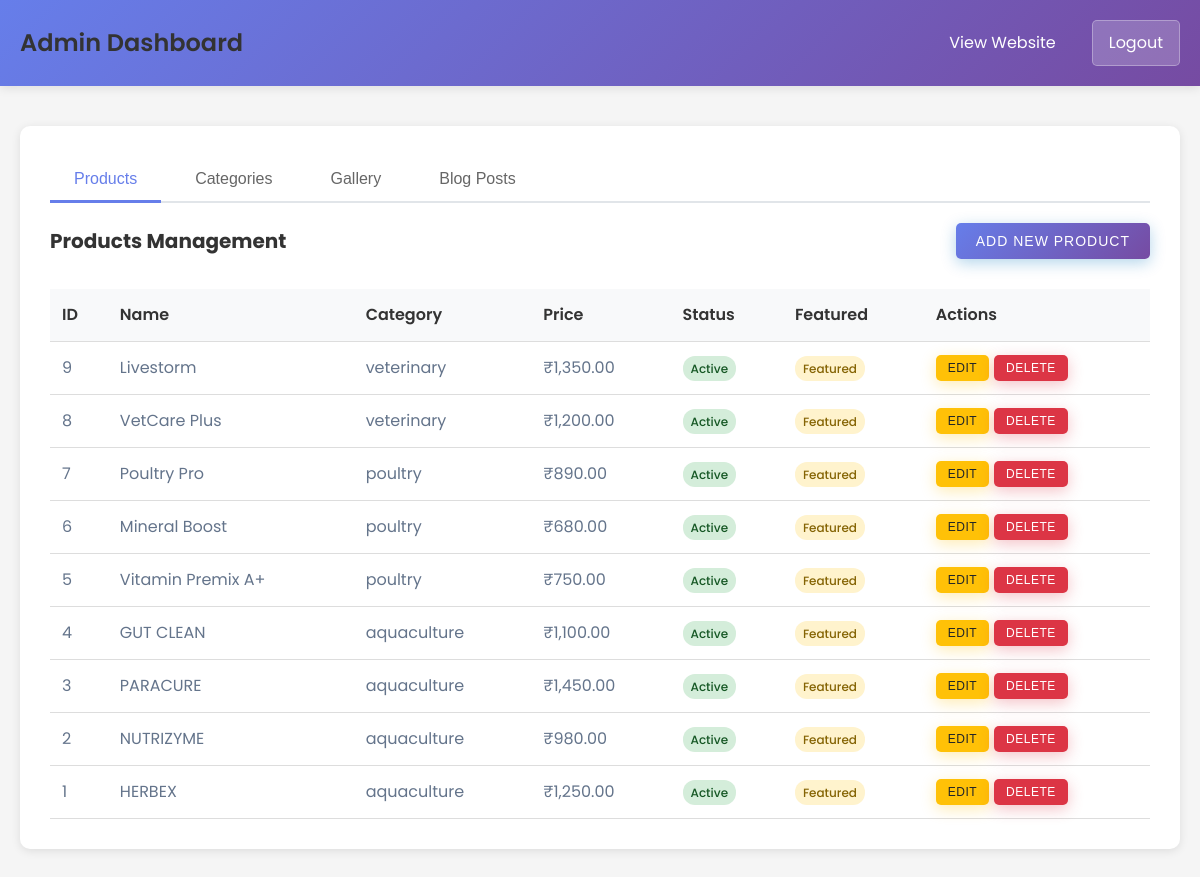
The page /admin_dashboard.php (signed in) on the database its author committed.
### tables this page shows
CREATE TABLE IF NOT EXISTS `products` (
    `id` int(11) NOT NULL AUTO_INCREMENT,
    `name` varchar(255) NOT NULL,
    `description` text DEFAULT NULL,
    `composition` text DEFAULT NULL,
    `benefits` text DEFAULT NULL,
    `dosage` varchar(255) DEFAULT NULL,
    `available_sizes` varchar(255) DEFAULT NULL,
    `category` varchar(100) DEFAULT NULL,
    `price` decimal(10,2) DEFAULT 0.00,
    `image_url` varchar(255) DEFAULT NULL,
    `featured` tinyint(1) DEFAULT 0,
    `status` enum('active','inactive') DEFAULT 'active',
    `created_at` timestamp NOT NULL DEFAULT current_timestamp(),
    `updated_at` timestamp NOT NULL DEFAULT current_timestamp() ON UPDATE current_timestamp(),
    PRIMARY KEY (`id`)
);

### admin_dashboard.php (the view, shortened to what this page needs)
<?php
try {
    $pdo = new PDO("mysql:host=" . DB_HOST . ";dbname=" . DB_NAME, DB_USER, DB_PASS);
    $pdo->setAttribute(PDO::ATTR_ERRMODE, PDO::ERRMODE_EXCEPTION);
} catch (PDOException $e) {
    die("Database connection failed: " . $e->getMessage());
}
$active_tab = 'products';
try {
    $stmt = $pdo->query("SELECT * FROM products ORDER BY id DESC");
    $products = $stmt->fetchAll(PDO::FETCH_ASSOC);
} catch (PDOException $e) {
    die("Error fetching products: " . $e->getMessage());
}
?>
<!DOCTYPE html>
<html lang="en-US">
<head>
    <link rel="stylesheet" href="styles.css">
</head>
<body>
    <div class="admin-dashboard">
        <header class="admin-header">
            <div class="admin-header-content">
                <h1>Admin Dashboard</h1>
                <nav class="admin-nav">
                    <a href="index.php">View Website</a>
                    <a href="admin_logout.php" class="logout-btn">Logout</a>
                </nav>
            </div>
        </header>
        <div class="admin-content">
            <div class="admin-section">
                <div class="tabs">
                    <button class="tab-button <?php echo $active_tab === 'products' ? 'active' : ''; ?>" onclick="switchTab('products')">Products</button>
                    <button class="tab-button <?php echo $active_tab === 'categories' ? 'active' : ''; ?>" onclick="switchTab('categories')">Categories</button>
                    <button class="tab-button <?php echo $active_tab === 'gallery' ? 'active' : ''; ?>" onclick="switchTab('gallery')">Gallery</button>
                    <button class="tab-button <?php echo $active_tab === 'blog' ? 'active' : ''; ?>" onclick="switchTab('blog')">Blog Posts</button>
                </div>
                <div id="products-tab" class="tab-content <?php echo $active_tab === 'products' ? 'active' : ''; ?>">
                    <div class="section-header">
                        <h2>Products Management</h2>
                        <button class="btn btn-primary" onclick="openAddProductModal()">Add New Product</button>
                    </div>
                    <table class="products-table">
                        <thead>
                            <tr>
                                <th>ID</th>
                                <th>Name</th>
                                <th>Category</th>
                                <th>Price</th>
                                <th>Status</th>
                                <th>Featured</th>
                                <th>Actions</th>
                            </tr>
                        </thead>
                        <tbody>
                            <?php foreach ($products as $product): ?>
                                <tr>
                                    <td><?php echo $product['id']; ?></td>
                                    <td><?php echo htmlspecialchars($product['name']); ?></td>
                                    <td><?php echo htmlspecialchars($product['category']); ?></td>
                                    <td>₹<?php echo number_format($product['price'], 2); ?></td>
                                    <td>
                                        <span class="status-badge <?php echo $product['status']; ?>">
                                            <?php echo ucfirst($product['status']); ?>
                                        </span>
                                    </td>
                                    <td>
                                        <?php if ($product['featured']): ?>
                                            <span class="featured-badge">Featured</span>
                                        <?php else: ?>
                                            -
                                        <?php endif; ?>
                                    </td>
                                    <td>
                                        <div class="product-actions">
                                            <button class="btn btn-warning btn-sm" onclick="openEditProductModal(<?php echo $product['id']; ?>)">Edit</button>
                                            <button class="btn btn-danger btn-sm" onclick="confirmDeleteProduct(<?php echo $product['id']; ?>)">Delete</button>
                                        </div>
                                    </td>
                                </tr>
                            <?php endforeach; ?>
                        </tbody>
                    </table>
                </div>
            </div>
        </div>
</body>
</html>

### styles.css (style rules this page uses)
:root { --primary-blue: #1e3a8a; --primary-blue-light: #3b82f6; --primary-blue-dark: #1e40af; --primary-orange: #f97316; --primary-orange-light: #fb923c; --primary-orange-dark: #ea580c; --gradient-blue: linear-gradient(135deg, #3b82f6 0%, #1e3a8a 100%); --gradient-orange: linear-gradient(135deg, #fb923c 0%, #f97316 100%); --gradient-mixed: linear-gradient(135deg, #f97316 0%, #fb923c 50%, #3b82f6 100%); --gradient-glossy: linear-gradient(135deg, rgba(255, 255, 255, 0.3) 0%, rgba(255, 255, 255, 0) 100%); --text-gray: #64748b; --text-dark: #1e293b; --text-light: #94a3b8; --background-white: #ffffff; --background-light: #f8fafc; --background-gray: #f1f5f9; --border-gray: #e2e8f0; --accent-green: #25d366; --shadow-sm: 0 2px 8px rgba(0, 0, 0, 0.08); --shadow-md: 0 4px 16px rgba(0, 0, 0, 0.12); --shadow-lg: 0 8px 32px rgba(0, 0, 0, 0.16); --shadow-glossy: 0 8px 32px rgba(249, 115, 22, 0.25), 0 0 0 1px rgba(255, 255, 255, 0.1) inset; --font-family: 'Poppins', sans-serif; }
* { margin: 0; padding: 0; box-sizing: border-box; }
body { font-family: var(--font-family); color: var(--text-gray); line-height: 1.75; background-color: var(--background-white); }
h1, h2, h3, h4, h5, h6 { color: #333; font-weight: 600; line-height: 1.3; }
h1 { font-size: 2em; }
h2 { font-size: 1.7em; }
a { color: var(--primary-blue); text-decoration: none; transition: color 0.2s linear; }
.btn { display: inline-block; padding: 14px 32px; background: var(--gradient-orange); color: white; text-transform: uppercase; font-weight: 600; border: none; border-radius: 12px; cursor: pointer; transition: all 0.3s cubic-bezier(0.4, 0, 0.2, 1); text-align: center; text-decoration: none; box-shadow: var(--shadow-glossy); letter-spacing: 0.5px; position: relative; overflow: hidden; }
.btn::before { content: ''; position: absolute; top: 0; left: 0; right: 0; bottom: 0; background: var(--gradient-glossy); opacity: 0; transition: opacity 0.3s ease; }
.btn-primary { background: var(--gradient-orange); box-shadow: var(--shadow-glossy); }
.btn-primary { background: linear-gradient(135deg, var(--primary-blue) 0%, #0056b3 100%); color: white !important; font-weight: 600; padding: 16px 32px; border: none; border-radius: 8px; cursor: pointer; transition: all 0.3s ease; text-transform: uppercase; font-size: 0.95em; letter-spacing: 1px; box-shadow: 0 4px 15px rgba(2, 116, 190, 0.3); }
.btn-warning { background: linear-gradient(135deg, #ffc107 0%, #e0a800 100%); color: #212529 !important; font-weight: 600; padding: 14px 28px; border: none; border-radius: 8px; cursor: pointer; transition: all 0.3s ease; text-transform: uppercase; font-size: 0.9em; letter-spacing: 0.5px; box-shadow: 0 4px 15px rgba(255, 193, 7, 0.3); }
.btn-danger { background: linear-gradient(135deg, #dc3545 0%, #c82333 100%); color: white !important; font-weight: 600; padding: 14px 28px; border: none; border-radius: 8px; cursor: pointer; transition: all 0.3s ease; text-transform: uppercase; font-size: 0.9em; letter-spacing: 0.5px; box-shadow: 0 4px 15px rgba(220, 53, 69, 0.3); }
.btn-sm { padding: 8px 16px; font-size: 0.85em; }
.section-header { text-align: center; margin-bottom: 60px; }
.section-header h2 { font-size: 2.5em; font-weight: 700; color: #333; margin-bottom: 15px; }

### rows shown on the page
products: id "9", name "Livestorm", category "veterinary", price "1,350.00", status "Active", featured "Featured"
products: id "8", name "VetCare Plus", category "veterinary", price "1,200.00", status "Active", featured "Featured"
products: id "7", name "Poultry Pro", category "poultry", price "890.00", status "Active", featured "Featured"
products: id "6", name "Mineral Boost", category "poultry", price "680.00", status "Active", featured "Featured"
products: id "5", name "Vitamin Premix A+", category "poultry", price "750.00", status "Active", featured "Featured"
products: id "4", name "GUT CLEAN", category "aquaculture", price "1,100.00", status "Active", featured "Featured"
products: id "3", name "PARACURE", category "aquaculture", price "1,450.00", status "Active", featured "Featured"
products: id "2", name "NUTRIZYME", category "aquaculture", price "980.00", status "Active", featured "Featured"
products: id "1", name "HERBEX", category "aquaculture", price "1,250.00", status "Active", featured "Featured"
